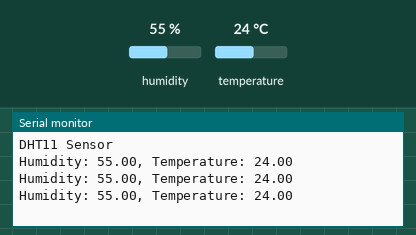
The sketch below on a simulated ESP32. Parts: the last lines printed to the serial monitor. Inputs (shaded band) come from the test bench; at power-on: humidity 55 %, temperature 24 °C.

Above: at 2.8 s.
2.9 s: humidity set to 22 %
At 5.5 s:
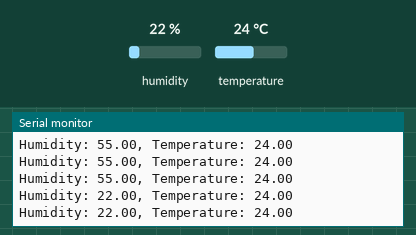
5.6 s: temperature set to 12 °C
At 6.9 s:
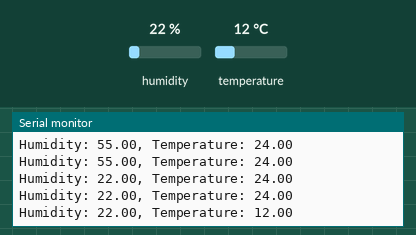
8.3 s: humidity set to 40 %
At 9.5 s:
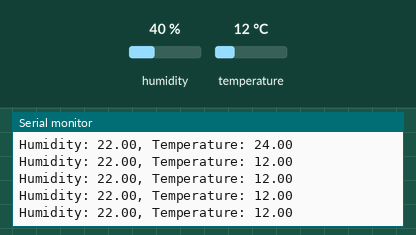
Timing chart, 0 to 11.3 s (numbered marks = the images above; inputs shaded):
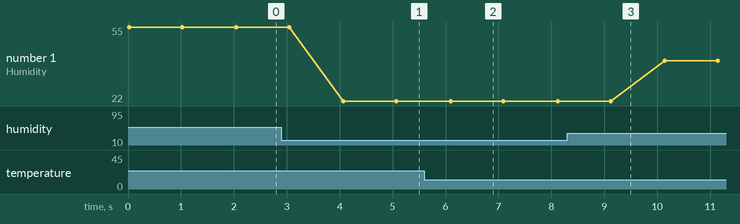

The sketch:

DHT11-Sensor-Demo.ino
```cpp
#include "DHT.h"

#define DHTPIN 26
#define DHTTYPE DHT11

DHT dht(DHTPIN, DHTTYPE);

void setup() {
  // put your setup code here, to run once:
  Serial.begin(9600);
  Serial.println("DHT11 Sensor");
  dht.begin();
}

void loop() {
  // put your main code here, to run repeatedly:
  float h = dht.readHumidity();
  float t = dht.readTemperature();
  if (isnan(h) || isnan(t)) {
    Serial.println("Failed to read data");
    return;
  }
  Serial.print("Humidity: ");
  Serial.print(h);
  Serial.print(", Temperature: ");
  Serial.println(t);
  delay(1000);
}
```

Measured:
- after the input at 2.9 s, the serial monitor: prints a new line after 1.2 s (image 1)
- after the input at 5.6 s, the serial monitor: prints a new line after 0.49 s (image 2)
- plotted number 1: 55 → 22 after the input at 2.9 s, 22 → 40 after the input at 8.3 s
